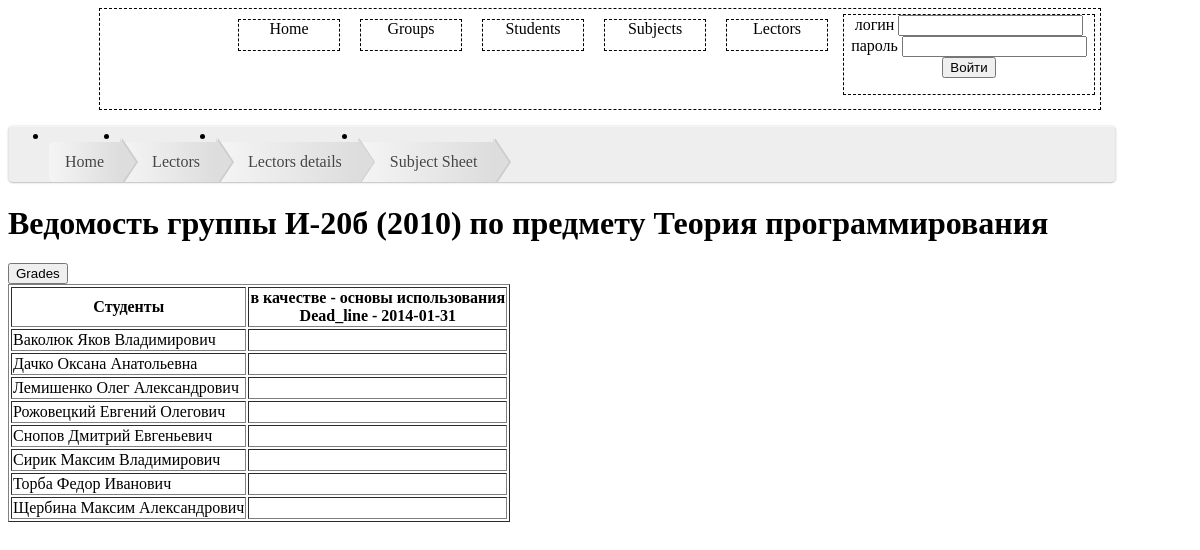
The app's page /vedomost.php?groupId=1&subjectId=1, older data.
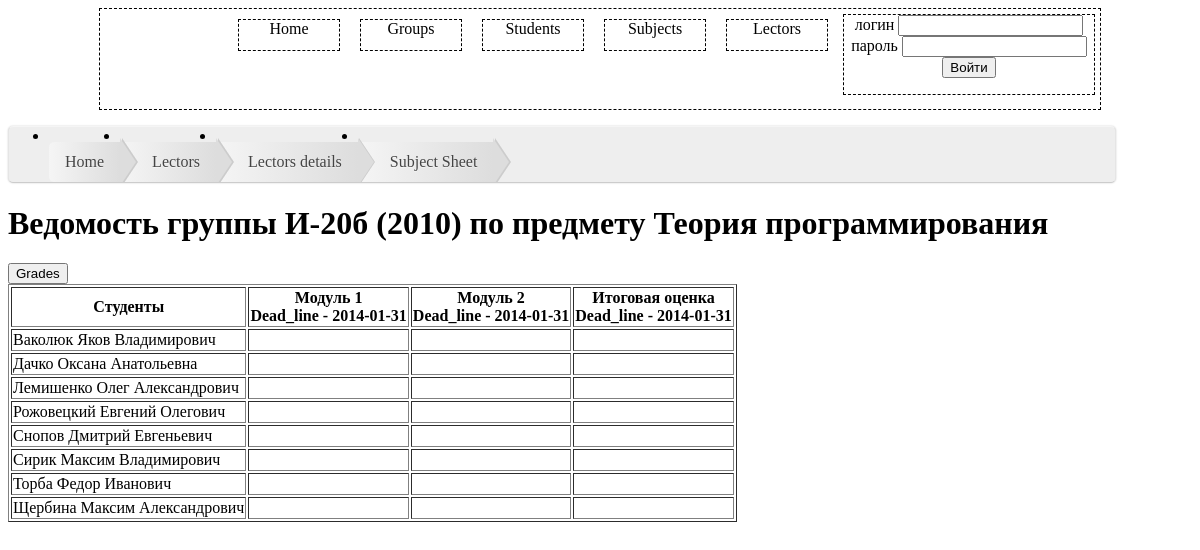
The same page, newer data.
### tables this page shows
CREATE TABLE IF NOT EXISTS `groups` (
  `group_id` int(10) NOT NULL AUTO_INCREMENT,
  `group_name` text,
  `specialty` text,
  PRIMARY KEY (`group_id`)
);

CREATE TABLE IF NOT EXISTS `subjects` (
  `subject_id` int(10) NOT NULL AUTO_INCREMENT,
  `subject_title` text,
  `subject_credits` int(11) DEFAULT NULL,
  `lector_id` int(10) DEFAULT NULL,
  PRIMARY KEY (`subject_id`),
  KEY `subjects_fk1` (`lector_id`)
);

CREATE TABLE IF NOT EXISTS `modules` (
  `module_id` int(10) NOT NULL AUTO_INCREMENT,
  `module_name` text,
  `subject_id` int(10) DEFAULT NULL,
  PRIMARY KEY (`module_id`),
  KEY `modules_fk1` (`subject_id`)
);

CREATE TABLE IF NOT EXISTS `groups_modules` (
  `group_module_id` int(10) NOT NULL AUTO_INCREMENT,
  `group_id` int(10) DEFAULT NULL,
  `module_id` int(10) DEFAULT NULL,
  `dead_line` date DEFAULT NULL,
  PRIMARY KEY (`group_module_id`),
  KEY `groups_modules_fk1` (`group_id`),
  KEY `groups_modules_fk2` (`module_id`)
);

CREATE TABLE IF NOT EXISTS `students` (
  `student_id` int(10) NOT NULL AUTO_INCREMENT,
  `student_name` text,
  `student_notes` text,
  `student_email` text,
  `parent_email` text NOT NULL,
  `group_id` int(10) DEFAULT NULL,
  `role` int(11) NOT NULL,
  `pwd` int(11) NOT NULL,
  PRIMARY KEY (`student_id`),
  KEY `students_fk1` (`group_id`)
);

### vedomost.php (the view, shortened to what this page needs)
<?
  include('index.php');
   echo "<ul id=\"breadcrumbs\">
        <li><a href=\"index.php\">Home</a></li>
        <li><a href=\"list.php?info=lectors\">Lectors</a></li>
		<li><a href=\"lectors_details.php?lectorId=".$_GET['lectorId']."\">Lectors details</a></li>
		<li><a href=\"vedomost.php?groupId=".$_GET['groupId']."&subjectId=".$_GET['subjectId']."\">Subject Sheet</a></li>
    </ul>";
  $groupId=$_GET['groupId'];
  $subjectId=$_GET['subjectId'];
  $queryGroup = "Select * from groups where group_id=".$groupId ;
      $result=mysql_query($queryGroup );
      $rowGroup = mysql_fetch_array($result);
  $querySubject = "Select * from subjects where subject_id=".$subjectId ;
      $result=mysql_query($querySubject );
      $rowSubject = mysql_fetch_array($result);
	  echo "<h1> Ведомость группы ". $rowGroup['group_name']. " по предмету " .  $rowSubject['subject_title'] ."</h1>";
  $queryStudent = "Select * from students where group_id=".$groupId;
      $resultStudent = $result=mysql_query($queryStudent );
  $queryModule = "Select * from modules where subject_id=".$subjectId;
      $resultModule = $result=mysql_query($queryModule ) ;
	  	  $queryModuled = "Select * from modules where subject_id=".$subjectId;
  $queryDead = "Select * from groups_modules join modules on groups_modules.module_id = modules.module_id where group_id=".$groupId;
			$resultDead =mysql_query($queryDead );
echo "<table border =1>";
	echo"<tr>";
		echo "<th>Cтуденты</th>";
		while($rowModule = mysql_fetch_array($resultModule))
		{
			$rowDead = mysql_fetch_array($resultDead);
			echo "<th>".$rowModule['module_name']."<br>Dead_line - ".$rowDead['dead_line']."</th>";
		}
	echo"</tr>";
		while($rowStudent = mysql_fetch_array($resultStudent))
		{
			echo "<tr>";
			echo "<td>".$rowStudent['student_name']."</td>";
				$resultModuled =mysql_query($queryModuled );
				while($rowModuled = mysql_fetch_array($resultModuled))
				{
					$queryGrades = "select * from grades where group_module_id in (select group_module_id from groups_modules where group_id = ".$groupId." and module_id = ".$rowModuled['module_id'].")
									and student_id = ".$rowStudent['student_id'];
					$resultGrades = mysql_query($queryGrades) or die(mysql_query());
					$rowGrades = mysql_fetch_array($resultGrades);
					echo "<td>".$rowGrades['grade']."</td>";
				}
				echo "</tr>";
		}
			echo "<form action='vedomost_grades.php' method='GET'>
			<input type='hidden' value=".$groupId." name='groupId'>
			<input type='hidden' value=".$subjectId." name='subjectId'>
			<input type='submit' value='Grades'>
			</form>";
echo "</table>";
?>

### index.php (shortened to what this page needs)
<html>
<head>
  <link rel="stylesheet" type="text/css" href="css/index.css">
</head>
<body>
<center>
<div class="all">
<div class ="auth">
		<?
		if (!empty($_SESSION['id']))
		{
				echo '<div>';
				echo '<label>логин </label>';
			print_r ($_SESSION['login']);
			echo '</div>';
			echo '<a href="registration/logout.php">Завершить сеанс</a>';
		}
		else
		{
		echo '<form action="registration/form_auth.php" METHOD="POST">
			<div>
				<label>логин</label>
				<input name="login" type="text" />
			</div>
			<div>
				<label>пароль</label>
				<input name="password" type="password" />
			</div>
			<div>
				<input value="Войти" type="submit" />
				</div>
		</form>' ;
		}
		?>
</div>
<div class="links">
<a href="list.php?info=lectors">Lectors</a>
</div>
<div class="links">
<a href="list.php?info=subjects">Subjects</a>
</div>
<div class="links">
<a href="list.php?info=students">Students</a>
</div>
<div class="links">
<a href="list.php?info=groups">Groups</a>
</div>
<div class="links">
<a href="index.php">Home</a>
</div>
</div>
</center>
</body>
</html>
</html>

### css/index.css (style rules this page uses)
.all { width: 1000px; border: 1px dashed black; }
.links { border: 1px dashed black; width: 100px; height: 30px; margin:10px; float:right; }
.links a { margin-top:15px; text-decoration: none; color: #000; }
.auth { margin: 5px; border: 1px dashed black; width: 250px; float:right; }
a { margin-top:15px; text-decoration: none; color: #000; }
#breadcrumbs { background: #eee; border-width: 1px; border-style: solid; border-color: #f5f5f5 #e5e5e5 #ccc; border-radius: 5px; box-shadow: 0 0 2px rgba(0,0,0,.2); overflow: hidden; width: 90%; }
#breadcrumbs li { float: left; }
#breadcrumbs a { padding: .7em 1em .7em 2em; float: left; text-decoration: none; color: #444; position: relative; text-shadow: 0 1px 0 rgba(255,255,255,.5); background-color: #ddd; background-image: linear-gradient(to right, #f5f5f5, #ddd); }
#breadcrumbs li:first-child a { padding-left: 1em; border-radius: 5px 0 0 5px; }
#breadcrumbs a::after, #breadcrumbs a::before { content: ""; position: absolute; top: 50%; margin-top: -1.5em; border-top: 1.5em solid transparent; border-bottom: 1.5em solid transparent; border-left: 1em solid; right: -1em; }
#breadcrumbs a::after { z-index: 2; border-left-color: #ddd; }
#breadcrumbs a::before { border-left-color: #ccc; right: -1.1em; z-index: 1; }

Row changes from the older to the newer data that the page shows:
changed modules: module_name "в качестве - основы использования" → "Модуль 1"
added modules: module_name "Модуль 2", groups_modules.dead_line "2014-01-31"
added modules: module_name "Итоговая оценка", groups_modules.dead_line "2014-01-31"
